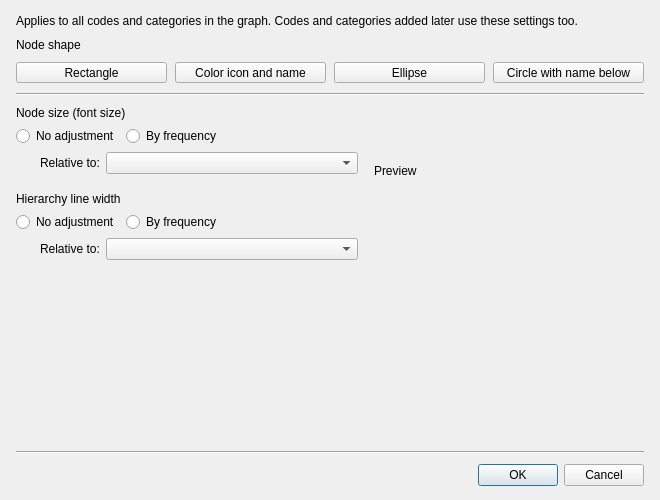
<?xml version="1.0" encoding="UTF-8"?>
<ui version="4.0">
 <class>Dialog_graph_appearance</class>
 <widget class="QDialog" name="Dialog_graph_appearance">
  <property name="geometry">
   <rect>
    <x>0</x>
    <y>0</y>
    <width>660</width>
    <height>500</height>
   </rect>
  </property>
  <property name="windowTitle">
   <string>Graph appearance</string>
  </property>
  <layout class="QVBoxLayout" name="verticalLayout_main">
   <property name="spacing">
    <number>10</number>
   </property>
   <property name="leftMargin">
    <number>16</number>
   </property>
   <property name="topMargin">
    <number>14</number>
   </property>
   <property name="rightMargin">
    <number>16</number>
   </property>
   <property name="bottomMargin">
    <number>14</number>
   </property>
   <item>
    <widget class="QLabel" name="label_info">
     <property name="text">
      <string>Applies to all codes and categories in the graph. Codes and categories added later use these settings too.</string>
     </property>
     <property name="wordWrap">
      <bool>true</bool>
     </property>
    </widget>
   </item>
   <item>
    <widget class="QLabel" name="label_shape_title">
     <property name="text">
      <string>Node shape</string>
     </property>
    </widget>
   </item>
   <item>
    <widget class="QWidget" name="widget_shapes" native="true">
     <layout class="QHBoxLayout" name="horizontalLayout_shapes">
      <property name="spacing">
       <number>8</number>
      </property>
      <property name="leftMargin">
       <number>0</number>
      </property>
      <property name="topMargin">
       <number>0</number>
      </property>
      <property name="rightMargin">
       <number>0</number>
      </property>
      <property name="bottomMargin">
       <number>0</number>
      </property>
      <item>
       <widget class="QToolButton" name="toolButton_shape_rectangle">
        <property name="sizePolicy">
         <sizepolicy hsizetype="Expanding" vsizetype="Fixed">
          <horstretch>1</horstretch>
          <verstretch>0</verstretch>
         </sizepolicy>
        </property>
        <property name="text">
         <string>Rectangle</string>
        </property>
        <property name="checkable">
         <bool>true</bool>
        </property>
        <property name="autoExclusive">
         <bool>true</bool>
        </property>
        <property name="toolButtonStyle">
         <enum>Qt::ToolButtonStyle::ToolButtonTextUnderIcon</enum>
        </property>
       </widget>
      </item>
      <item>
       <widget class="QToolButton" name="toolButton_shape_icon">
        <property name="sizePolicy">
         <sizepolicy hsizetype="Expanding" vsizetype="Fixed">
          <horstretch>1</horstretch>
          <verstretch>0</verstretch>
         </sizepolicy>
        </property>
        <property name="text">
         <string>Color icon and name</string>
        </property>
        <property name="checkable">
         <bool>true</bool>
        </property>
        <property name="autoExclusive">
         <bool>true</bool>
        </property>
        <property name="toolButtonStyle">
         <enum>Qt::ToolButtonStyle::ToolButtonTextUnderIcon</enum>
        </property>
       </widget>
      </item>
      <item>
       <widget class="QToolButton" name="toolButton_shape_ellipse">
        <property name="sizePolicy">
         <sizepolicy hsizetype="Expanding" vsizetype="Fixed">
          <horstretch>1</horstretch>
          <verstretch>0</verstretch>
         </sizepolicy>
        </property>
        <property name="text">
         <string>Ellipse</string>
        </property>
        <property name="checkable">
         <bool>true</bool>
        </property>
        <property name="autoExclusive">
         <bool>true</bool>
        </property>
        <property name="toolButtonStyle">
         <enum>Qt::ToolButtonStyle::ToolButtonTextUnderIcon</enum>
        </property>
       </widget>
      </item>
      <item>
       <widget class="QToolButton" name="toolButton_shape_circle">
        <property name="sizePolicy">
         <sizepolicy hsizetype="Expanding" vsizetype="Fixed">
          <horstretch>1</horstretch>
          <verstretch>0</verstretch>
         </sizepolicy>
        </property>
        <property name="text">
         <string>Circle with name below</string>
        </property>
        <property name="checkable">
         <bool>true</bool>
        </property>
        <property name="autoExclusive">
         <bool>true</bool>
        </property>
        <property name="toolButtonStyle">
         <enum>Qt::ToolButtonStyle::ToolButtonTextUnderIcon</enum>
        </property>
       </widget>
      </item>
     </layout>
    </widget>
   </item>
   <item>
    <widget class="Line" name="line_top">
     <property name="orientation">
      <enum>Qt::Orientation::Horizontal</enum>
     </property>
    </widget>
   </item>
   <item>
    <layout class="QHBoxLayout" name="horizontalLayout_options">
     <property name="spacing">
      <number>16</number>
     </property>
     <item>
      <layout class="QVBoxLayout" name="verticalLayout_modes">
       <property name="spacing">
        <number>6</number>
       </property>
       <item>
        <widget class="QLabel" name="label_size_title">
         <property name="text">
          <string>Node size (font size)</string>
         </property>
        </widget>
       </item>
       <item>
        <widget class="QWidget" name="widget_size_mode" native="true">
         <layout class="QHBoxLayout" name="horizontalLayout_size_mode">
          <property name="leftMargin">
           <number>0</number>
          </property>
          <property name="topMargin">
           <number>0</number>
          </property>
          <property name="rightMargin">
           <number>0</number>
          </property>
          <property name="bottomMargin">
           <number>0</number>
          </property>
          <item>
           <widget class="QRadioButton" name="radioButton_size_none">
            <property name="text">
             <string>No adjustment</string>
            </property>
           </widget>
          </item>
          <item>
           <widget class="QRadioButton" name="radioButton_size_frequency">
            <property name="toolTip">
             <string>Node size follows the number of codings, using the font sizes 8 to 20</string>
            </property>
            <property name="text">
             <string>By frequency</string>
            </property>
           </widget>
          </item>
          <item>
           <spacer name="horizontalSpacer_size">
            <property name="orientation">
             <enum>Qt::Orientation::Horizontal</enum>
            </property>
            <property name="sizeHint" stdset="0">
             <size>
              <width>10</width>
              <height>10</height>
             </size>
            </property>
           </spacer>
          </item>
         </layout>
        </widget>
       </item>
       <item>
        <widget class="QWidget" name="widget_size_reference" native="true">
         <layout class="QHBoxLayout" name="horizontalLayout_size_reference">
          <property name="leftMargin">
           <number>24</number>
          </property>
          <property name="topMargin">
           <number>0</number>
          </property>
          <property name="rightMargin">
           <number>0</number>
          </property>
          <property name="bottomMargin">
           <number>0</number>
          </property>
          <item>
           <widget class="QLabel" name="label_size_reference">
            <property name="text">
             <string>Relative to:</string>
            </property>
           </widget>
          </item>
          <item>
           <widget class="QComboBox" name="comboBox_size_reference">
            <property name="sizePolicy">
             <sizepolicy hsizetype="Expanding" vsizetype="Fixed">
              <horstretch>0</horstretch>
              <verstretch>0</verstretch>
             </sizepolicy>
            </property>
           </widget>
          </item>
         </layout>
        </widget>
       </item>
       <item>
        <spacer name="verticalSpacer_between">
         <property name="orientation">
          <enum>Qt::Orientation::Vertical</enum>
         </property>
         <property name="sizeType">
          <enum>QSizePolicy::Policy::Fixed</enum>
         </property>
         <property name="sizeHint" stdset="0">
          <size>
           <width>10</width>
           <height>12</height>
          </size>
         </property>
        </spacer>
       </item>
       <item>
        <widget class="QLabel" name="label_line_title">
         <property name="text">
          <string>Hierarchy line width</string>
         </property>
        </widget>
       </item>
       <item>
        <widget class="QWidget" name="widget_line_mode" native="true">
         <layout class="QHBoxLayout" name="horizontalLayout_line_mode">
          <property name="leftMargin">
           <number>0</number>
          </property>
          <property name="topMargin">
           <number>0</number>
          </property>
          <property name="rightMargin">
           <number>0</number>
          </property>
          <property name="bottomMargin">
           <number>0</number>
          </property>
          <item>
           <widget class="QRadioButton" name="radioButton_line_none">
            <property name="text">
             <string>No adjustment</string>
            </property>
           </widget>
          </item>
          <item>
           <widget class="QRadioButton" name="radioButton_line_frequency">
            <property name="toolTip">
             <string>Line width follows the weight of the lower item in the hierarchy</string>
            </property>
            <property name="text">
             <string>By frequency</string>
            </property>
           </widget>
          </item>
          <item>
           <spacer name="horizontalSpacer_line">
            <property name="orientation">
             <enum>Qt::Orientation::Horizontal</enum>
            </property>
            <property name="sizeHint" stdset="0">
             <size>
              <width>10</width>
              <height>10</height>
             </size>
            </property>
           </spacer>
          </item>
         </layout>
        </widget>
       </item>
       <item>
        <widget class="QWidget" name="widget_line_reference" native="true">
         <layout class="QHBoxLayout" name="horizontalLayout_line_reference">
          <property name="leftMargin">
           <number>24</number>
          </property>
          <property name="topMargin">
           <number>0</number>
          </property>
          <property name="rightMargin">
           <number>0</number>
          </property>
          <property name="bottomMargin">
           <number>0</number>
          </property>
          <item>
           <widget class="QLabel" name="label_line_reference">
            <property name="text">
             <string>Relative to:</string>
            </property>
           </widget>
          </item>
          <item>
           <widget class="QComboBox" name="comboBox_line_reference">
            <property name="sizePolicy">
             <sizepolicy hsizetype="Expanding" vsizetype="Fixed">
              <horstretch>0</horstretch>
              <verstretch>0</verstretch>
             </sizepolicy>
            </property>
           </widget>
          </item>
         </layout>
        </widget>
       </item>
       <item>
        <spacer name="verticalSpacer_modes">
         <property name="orientation">
          <enum>Qt::Orientation::Vertical</enum>
         </property>
         <property name="sizeHint" stdset="0">
          <size>
           <width>10</width>
           <height>10</height>
          </size>
         </property>
        </spacer>
       </item>
      </layout>
     </item>
     <item>
      <layout class="QVBoxLayout" name="verticalLayout_preview">
       <property name="spacing">
        <number>6</number>
       </property>
       <item>
        <widget class="QLabel" name="label_preview_title">
         <property name="text">
          <string>Preview</string>
         </property>
        </widget>
       </item>
       <item>
        <widget class="QLabel" name="label_preview">
         <property name="minimumSize">
          <size>
           <width>270</width>
           <height>200</height>
          </size>
         </property>
         <property name="text">
          <string/>
         </property>
         <property name="alignment">
          <set>Qt::AlignmentFlag::AlignCenter</set>
         </property>
        </widget>
       </item>
      </layout>
     </item>
    </layout>
   </item>
   <item>
    <widget class="Line" name="line_bottom">
     <property name="orientation">
      <enum>Qt::Orientation::Horizontal</enum>
     </property>
    </widget>
   </item>
   <item>
    <widget class="QDialogButtonBox" name="buttonBox">
     <property name="orientation">
      <enum>Qt::Orientation::Horizontal</enum>
     </property>
     <property name="standardButtons">
      <set>QDialogButtonBox::StandardButton::Cancel|QDialogButtonBox::StandardButton::Ok</set>
     </property>
    </widget>
   </item>
  </layout>
 </widget>
 <tabstops>
  <tabstop>toolButton_shape_rectangle</tabstop>
  <tabstop>toolButton_shape_icon</tabstop>
  <tabstop>toolButton_shape_ellipse</tabstop>
  <tabstop>toolButton_shape_circle</tabstop>
  <tabstop>radioButton_size_none</tabstop>
  <tabstop>radioButton_size_frequency</tabstop>
  <tabstop>comboBox_size_reference</tabstop>
  <tabstop>radioButton_line_none</tabstop>
  <tabstop>radioButton_line_frequency</tabstop>
  <tabstop>comboBox_line_reference</tabstop>
 </tabstops>
 <resources/>
 <connections/>
</ui>
